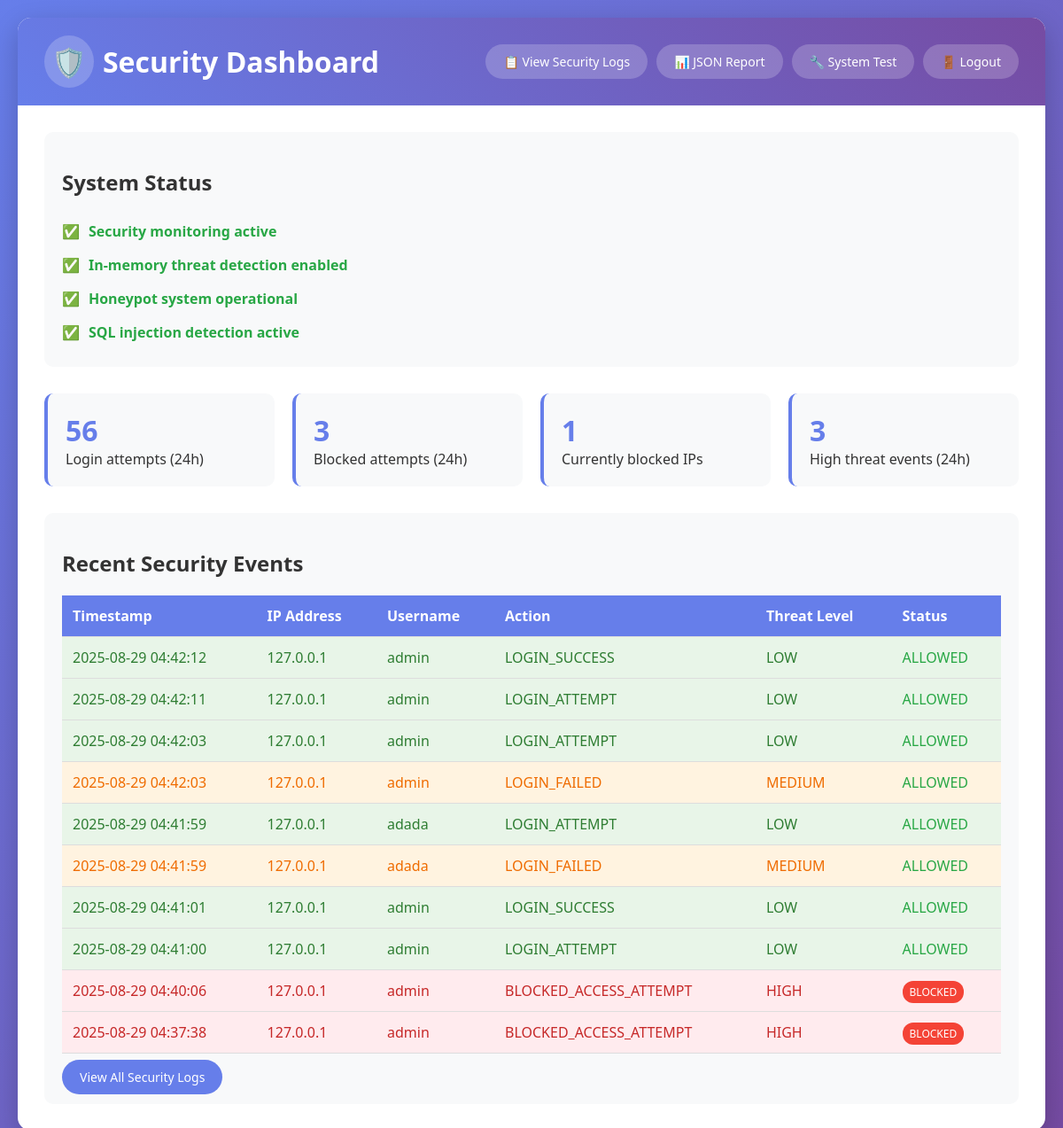
The page /dashboard (signed in) on the database its author committed.
### tables this page shows
CREATE TABLE security_logs (
            id INTEGER PRIMARY KEY AUTOINCREMENT,
            ip_address TEXT NOT NULL,
            username TEXT,
            action TEXT NOT NULL,
            user_agent TEXT,
            timestamp TIMESTAMP DEFAULT CURRENT_TIMESTAMP,
            threat_level TEXT DEFAULT 'LOW',
            blocked BOOLEAN DEFAULT 0
        );

### app.py (the view)
@app.route('/dashboard')
def dashboard():
    if not session.get('logged_in'):
        return redirect(url_for('index'))
    conn = get_db_connection()
    cursor = conn.cursor()
    cursor.execute('''
        SELECT COUNT(*) as total_attempts FROM security_logs
        WHERE timestamp >= datetime('now', '-24 hours')
    ''')
    recent_attempts = cursor.fetchone()['total_attempts']
    cursor.execute('''
        SELECT COUNT(*) as blocked_attempts FROM security_logs
        WHERE blocked = 1 AND timestamp >= datetime('now', '-24 hours')
    ''')
    blocked_attempts = cursor.fetchone()['blocked_attempts']
    cursor.execute('''
        SELECT id, ip_address, username, action, user_agent, timestamp, threat_level, blocked
        FROM security_logs
        ORDER BY timestamp DESC
        LIMIT 10
    ''')
    recent_logs = [dict(row) for row in cursor.fetchall()]
    cursor.execute('''
        SELECT threat_level, COUNT(*) as count
        FROM security_logs
        WHERE timestamp >= datetime('now', '-24 hours')
        GROUP BY threat_level
    ''')
    threat_stats = {row['threat_level']: row['count'] for row in cursor.fetchall()}
    cursor.execute('''
        SELECT COUNT(*) as blocked_ips FROM blocked_ips
        WHERE is_permanent = 1 OR expires_at > datetime('now')
    ''')
    blocked_ips_count = cursor.fetchone()['blocked_ips']
    conn.close()
    return render_template('dashboard.html',
                         recent_attempts=recent_attempts,
                         blocked_attempts=blocked_attempts,
                         recent_logs=recent_logs,
                         threat_stats=threat_stats,
                         blocked_ips_count=blocked_ips_count)

### app.py (called while the page is built)
def get_db_connection():
    conn = sqlite3.connect(DATABASE_PATH)
    conn.row_factory = sqlite3.Row
    return conn

### templates/dashboard.html (shortened to what this page needs)
<!DOCTYPE html>
<html lang="en">
<head>
</head>
<body>
    <div class="container">
        <div class="header">
            <h1>
                <span class="shield-icon">🛡️</span>
                Security Dashboard
            </h1>
            <div class="nav-buttons">
                <a href="/security-logs" class="btn">📋 View Security Logs</a>
                <a href="/security-report" class="btn">📊 JSON Report</a>
                <a href="#" class="btn" onclick="runSystemTest()">🔧 System Test</a>
                <a href="/logout" class="btn">🚪 Logout</a>
            </div>
        </div>
        <div class="content">
            <div class="system-status">
                <h2>System Status</h2>
                <div class="status-item">
                    <span>✅</span> <span class="status-active">Security monitoring active</span>
                </div>
                <div class="status-item">
                    <span>✅</span> <span class="status-active">In-memory threat detection enabled</span>
                </div>
                <div class="status-item">
                    <span>✅</span> <span class="status-active">Honeypot system operational</span>
                </div>
                <div class="status-item">
                    <span>✅</span> <span class="status-active">SQL injection detection active</span>
                </div>
            </div>
            <div class="stats-grid">
                <div class="stat-card">
                    <div class="stat-value">{{ recent_attempts }}</div>
                    <div>Login attempts (24h)</div>
                </div>
                <div class="stat-card">
                    <div class="stat-value">{{ blocked_attempts }}</div>
                    <div>Blocked attempts (24h)</div>
                </div>
                <div class="stat-card">
                    <div class="stat-value">{{ blocked_ips_count }}</div>
                    <div>Currently blocked IPs</div>
                </div>
                <div class="stat-card">
                    <div class="stat-value">{{ threat_stats.get('HIGH', 0) + threat_stats.get('CRITICAL', 0) }}</div>
                    <div>High threat events (24h)</div>
                </div>
            </div>
            <div class="logs-section">
                <h2>Recent Security Events</h2>
                <table class="logs-table">
                    <thead>
                        <tr>
                            <th>Timestamp</th>
                            <th>IP Address</th>
                            <th>Username</th>
                            <th>Action</th>
                            <th>Threat Level</th>
                            <th>Status</th>
                        </tr>
                    </thead>
                    <tbody>
                        {% for log in recent_logs %}
                        <tr class="threat-{{ log.threat_level.lower() }}">
                            <td>{{ log.timestamp }}</td>
                            <td>{{ log.ip_address }}</td>
                            <td>{{ log.username or 'Anonymous' }}</td>
                            <td>{{ log.action }}</td>
                            <td>{{ log.threat_level }}</td>
                            <td>
                                {% if log.blocked %}
                                    <span class="blocked-indicator">BLOCKED</span>
                                {% else %}
                                    <span style="color: #28a745;">ALLOWED</span>
                                {% endif %}
                            </td>
                        </tr>
                        {% endfor %}
                    </tbody>
                </table>
                <div style="margin-top: 15px;">
                    <a href="/security-logs" class="btn" style="background: #667eea; color: white;">View All Security Logs</a>
                </div>
            </div>
        </div>
    </div>
</body>
</html>

### templates/dashboard.html (style rules this page uses)
body { font-family: 'Segoe UI', Tahoma, Geneva, Verdana, sans-serif; background: linear-gradient(135deg, #667eea 0%, #764ba2 100%); margin: 0; padding: 20px; color: #333; }
.container { max-width: 1200px; margin: 0 auto; background: white; border-radius: 15px; box-shadow: 0 10px 30px rgba(0,0,0,0.2); overflow: hidden; }
.header { background: linear-gradient(45deg, #667eea, #764ba2); color: white; padding: 20px 30px; display: flex; align-items: center; justify-content: space-between; }
.header h1 { margin: 0; display: flex; align-items: center; gap: 10px; }
.shield-icon { background: rgba(255,255,255,0.2); padding: 8px; border-radius: 50%; }
.nav-buttons { display: flex; gap: 10px; flex-wrap: wrap; }
.btn { background: rgba(255,255,255,0.2); color: white; border: none; padding: 10px 20px; border-radius: 25px; cursor: pointer; text-decoration: none; transition: all 0.3s ease; font-size: 14px; }
.content { padding: 30px; }
.stats-grid { display: grid; grid-template-columns: repeat(auto-fit, minmax(250px, 1fr)); gap: 20px; margin-bottom: 30px; }
.stat-card { background: #f8f9fa; padding: 20px; border-radius: 10px; border-left: 4px solid #667eea; }
.stat-value { font-size: 2em; font-weight: bold; color: #667eea; }
.system-status { background: #f8f9fa; padding: 20px; border-radius: 10px; margin-bottom: 30px; }
.status-item { display: flex; align-items: center; gap: 10px; padding: 8px 0; }
.status-active { color: #28a745; font-weight: bold; }
.logs-section { background: #f8f9fa; padding: 20px; border-radius: 10px; margin-top: 20px; }
.logs-table { width: 100%; border-collapse: collapse; margin-top: 15px; }
.logs-table th, .logs-table td { padding: 12px; text-align: left; border-bottom: 1px solid #ddd; }
.logs-table th { background: #667eea; color: white; font-weight: 600; }
.threat-high { background: #ffebee; color: #c62828; }
.threat-medium { background: #fff3e0; color: #ef6c00; }
.threat-low { background: #e8f5e8; color: #2e7d32; }
.blocked-indicator { background: #f44336; color: white; padding: 4px 8px; border-radius: 12px; font-size: 12px; }

### rows shown on the page
security_logs: timestamp "2025-08-29 04:42:12", ip_address "127.0.0.1", username "admin", action "LOGIN_SUCCESS", threat_level "LOW", blocked "ALLOWED"
security_logs: timestamp "2025-08-29 04:42:11", ip_address "127.0.0.1", username "admin", action "LOGIN_ATTEMPT", threat_level "LOW", blocked "ALLOWED"
security_logs: timestamp "2025-08-29 04:42:03", ip_address "127.0.0.1", username "admin", action "LOGIN_ATTEMPT", threat_level "LOW", blocked "ALLOWED"
security_logs: timestamp "2025-08-29 04:42:03", ip_address "127.0.0.1", username "admin", action "LOGIN_FAILED", threat_level "MEDIUM", blocked "ALLOWED"
security_logs: timestamp "2025-08-29 04:41:59", ip_address "127.0.0.1", username "adada", action "LOGIN_ATTEMPT", threat_level "LOW", blocked "ALLOWED"
security_logs: timestamp "2025-08-29 04:41:59", ip_address "127.0.0.1", username "adada", action "LOGIN_FAILED", threat_level "MEDIUM", blocked "ALLOWED"
security_logs: timestamp "2025-08-29 04:41:01", ip_address "127.0.0.1", username "admin", action "LOGIN_SUCCESS", threat_level "LOW", blocked "ALLOWED"
security_logs: timestamp "2025-08-29 04:41:00", ip_address "127.0.0.1", username "admin", action "LOGIN_ATTEMPT", threat_level "LOW", blocked "ALLOWED"
security_logs: timestamp "2025-08-29 04:40:06", ip_address "127.0.0.1", username "admin", action "BLOCKED_ACCESS_ATTEMPT", threat_level "HIGH", blocked "BLOCKED"
security_logs: timestamp "2025-08-29 04:37:38", ip_address "127.0.0.1", username "admin", action "BLOCKED_ACCESS_ATTEMPT", threat_level "HIGH", blocked "BLOCKED"

### other values the page prints
{{ recent_attempts }} "56"
{{ blocked_attempts }} "3"
{{ blocked_ips_count }} "1"
{{ threat_stats.get('HIGH', 0) + threat_stats.get('CRITICAL', 0) }} "3"
